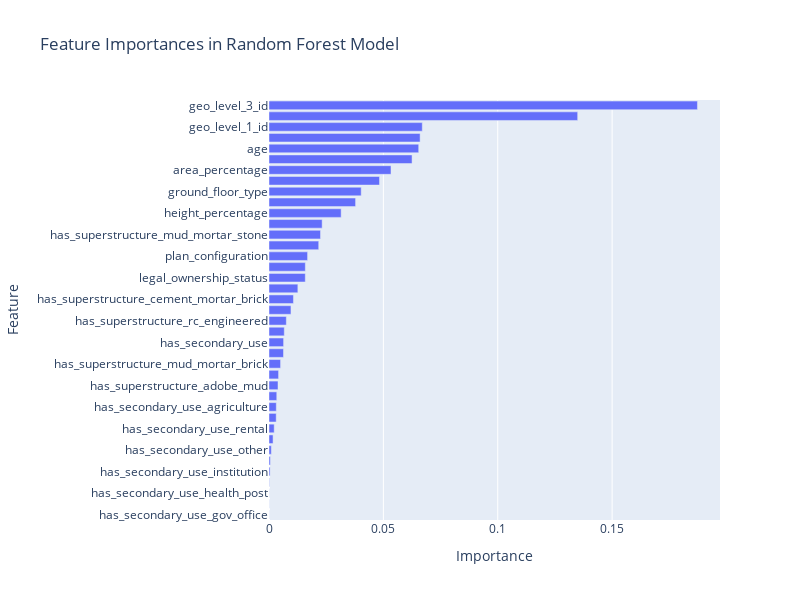

The code cell stored with this chart in its notebook:
### Code cell
import plotly.graph_objects as go

# Extract feature importances from the random forest model
feature_importances = clf.named_steps['model'].feature_importances_

# Combine feature importances with their corresponding feature names
# This requires a bit of manipulation since you have a ColumnTransformer
# Assuming 'categorical_columns' and 'numerical_columns' are lists of feature names
features = categorical_columns + numerical_columns
sorted_idx = feature_importances.argsort()

# Create a bar plot
fig = go.Figure([go.Bar(x=feature_importances[sorted_idx], y=[features[i] for i in sorted_idx], orientation='h')])

# Update layout
fig.update_layout(title='Feature Importances in Random Forest Model',
                  xaxis_title='Importance',
                  yaxis_title='Feature',
                  yaxis={'categoryorder':'total ascending'},
                  height=600, width=800)

# Show the plot
fig.show()

### Figure 1 — Plotly figure (JSON) as saved in the notebook; plotly's stock layout.template omitted (floating-point values rounded to 4 significant figures)
{"data": [{"orientation": "h", "type": "bar", "x": [3.231e-05, 4.769e-05, 4.872e-05, 0.0001324, 0.000478, 0.0005846, 0.001018, 0.001775, 0.002269, 0.003141, 0.003195, 0.003397, 0.003947, 0.004186, 0.005057, 0.006339, 0.006382, 0.00668, 0.007578, 0.009605, 0.01069, 0.01262, 0.01587, 0.01588, 0.01687, 0.02174, 0.02253, 0.02324, 0.03154, 0.03785, 0.04031, 0.04832, 0.05334, 0.06254, 0.06545, 0.06606, 0.06701, 0.1349, 0.1873], "y": ["has_secondary_use_gov_office", "has_secondary_use_use_police", "has_secondary_use_health_post", "has_secondary_use_school", "has_secondary_use_institution", "has_secondary_use_industry", "has_secondary_use_other", "has_superstructure_stone_flag", "has_secondary_use_rental", "has_superstructure_cement_mortar_stone", "has_secondary_use_agriculture", "has_superstructure_other", "has_superstructure_adobe_mud", "has_secondary_use_hotel", "has_superstructure_mud_mortar_brick", "has_superstructure_bamboo", "has_secondary_use", "has_superstructure_rc_non_engineered", "has_superstructure_rc_engineered", "has_superstructure_timber", "has_superstructure_cement_mortar_brick", "count_floors_pre_eq", "legal_ownership_status", "count_families", "plan_configuration", "land_surface_condition", "has_superstructure_mud_mortar_stone", "position", "height_percentage", "other_floor_type", "ground_floor_type", "roof_type", "area_percentage", "volume_percentage", "age", "foundation_type", "geo_level_1_id", "geo_level_2_id", "geo_level_3_id"]}], "layout": {"height": 600, "title": {"text": "Feature Importances in Random Forest Model"}, "width": 800, "xaxis": {"title": {"text": "Importance"}}, "yaxis": {"categoryorder": "total ascending", "title": {"text": "Feature"}}}}
